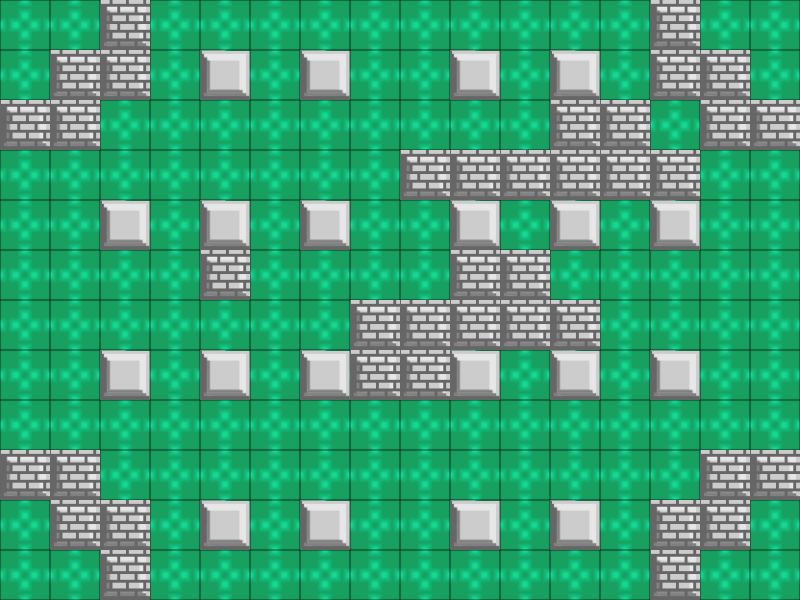

The image is a tile-based game level rendered from a .tmx file. Its description and complete source (layers, tilesets, objects, tile grids) follow:
An orthogonal 16x12 tile map with 50x50 px tiles, 3 tile layers (Sol, Bonus, Murs).

<map version="1.2" tiledversion="1.2.2" orientation="orthogonal" renderorder="right-down" width="16" height="12" tilewidth="50" tileheight="50" infinite="0" nextlayerid="10" nextobjectid="1">
 <tileset firstgid="1" source="img.tsx" />
 <layer id="8" name="Sol" width="16" height="12">
  <data encoding="csv">
10,10,10,10,10,10,10,10,10,10,10,10,10,10,10,10,
10,10,10,10,10,10,10,10,10,10,10,10,10,10,10,10,
10,10,10,10,10,10,10,10,10,10,10,10,10,10,10,10,
10,10,10,10,10,10,10,10,10,10,10,10,10,10,10,10,
10,10,10,10,10,10,10,10,10,10,10,10,10,10,10,10,
10,10,10,10,10,10,10,10,10,10,10,10,10,10,10,10,
10,10,10,10,10,10,10,10,10,10,10,10,10,10,10,10,
10,10,10,10,10,10,10,10,10,10,10,10,10,10,10,10,
10,10,10,10,10,10,10,10,10,10,10,10,10,10,10,10,
10,10,10,10,10,10,10,10,10,10,10,10,10,10,10,10,
10,10,10,10,10,10,10,10,10,10,10,10,10,10,10,10,
10,10,10,10,10,10,10,10,10,10,10,10,10,10,10,10
</data>
 </layer>
 <layer id="9" name="Bonus" width="16" height="12">
  <data encoding="csv">
0,0,0,0,0,0,0,0,0,0,0,0,0,0,0,0,
0,0,0,0,0,0,0,0,0,0,0,0,0,0,0,0,
0,0,0,0,0,0,0,0,0,0,0,0,0,0,0,0,
0,0,0,0,0,0,0,0,0,0,0,0,0,0,0,0,
0,0,0,0,0,0,0,0,0,0,0,0,0,0,0,0,
0,0,0,0,0,0,0,0,0,0,0,0,0,0,0,0,
0,0,0,0,0,0,0,0,0,0,0,0,0,0,0,0,
0,0,0,0,0,0,0,0,0,0,0,0,0,0,0,0,
0,0,0,0,0,0,0,0,0,0,0,0,0,0,0,0,
0,0,0,0,0,0,0,0,0,0,0,0,0,0,0,0,
0,0,0,0,0,0,0,0,0,0,0,0,0,0,0,0,
0,0,0,0,0,0,0,0,0,0,0,0,0,0,0,0
</data>
 </layer>
 <layer id="6" name="Murs" width="16" height="12">
  <data encoding="csv">
0,0,1,0,0,0,0,0,0,0,0,0,0,1,0,0,
0,1,1,0,2,0,2,0,0,2,0,2,0,1,1,0,
1,1,0,0,0,0,0,0,0,0,0,1,1,0,1,1,
0,0,0,0,0,0,0,0,1,1,1,1,1,1,0,0,
0,0,2,0,2,0,2,0,0,2,0,2,0,2,0,0,
0,0,0,0,1,0,0,0,0,1,1,0,0,0,0,0,
0,0,0,0,0,0,0,1,1,1,1,1,0,0,0,0,
0,0,2,0,2,0,2,1,1,2,0,2,0,2,0,0,
0,0,0,0,0,0,0,0,0,0,0,0,0,0,0,0,
1,1,0,0,0,0,0,0,0,0,0,0,0,0,1,1,
0,1,1,0,2,0,2,0,0,2,0,2,0,1,1,0,
0,0,1,0,0,0,0,0,0,0,0,0,0,1,0,0
</data>
 </layer>
</map>